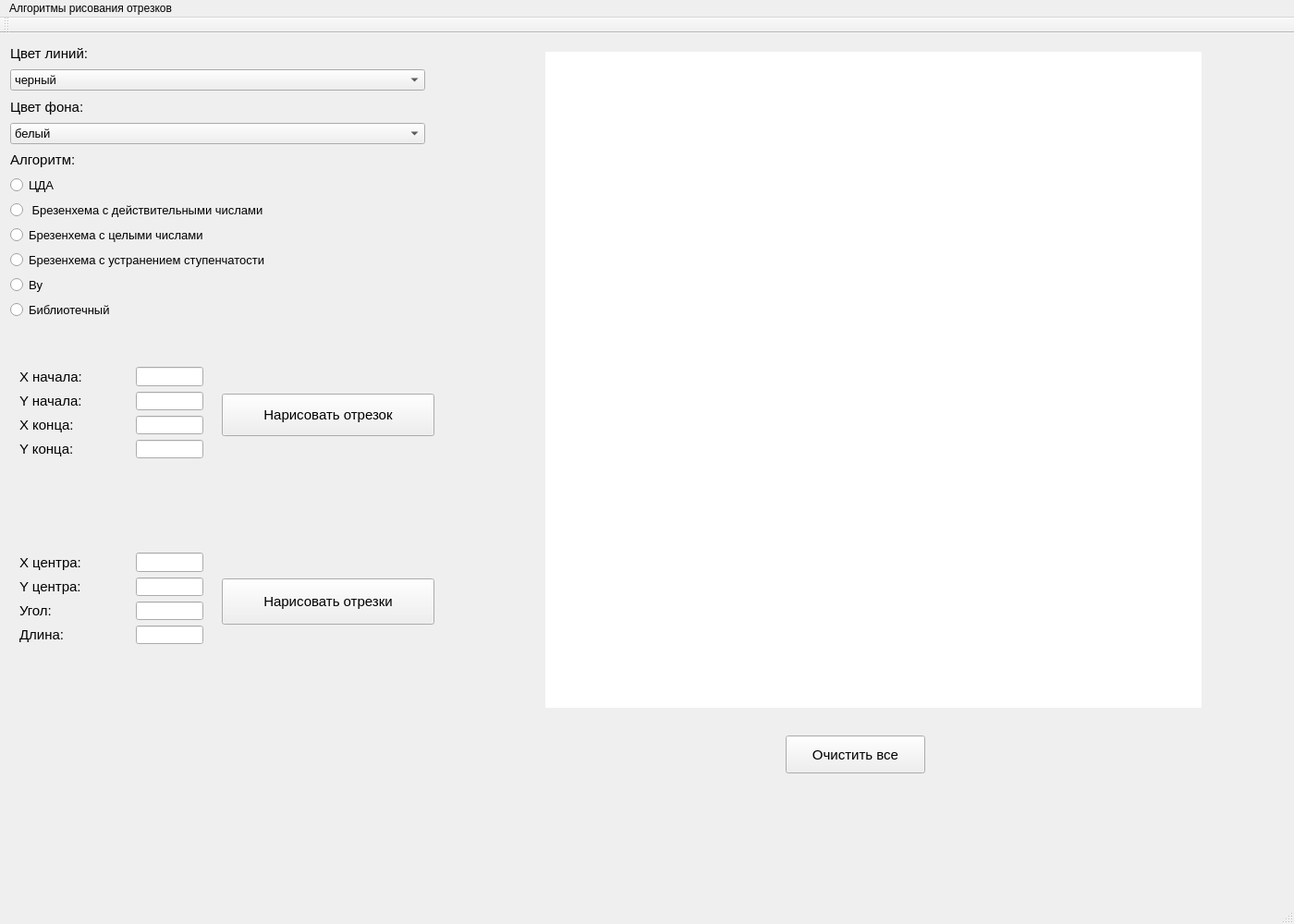
<?xml version="1.0" encoding="UTF-8"?>
<ui version="4.0">
 <class>MainWindow</class>
 <widget class="QMainWindow" name="MainWindow">
  <property name="geometry">
   <rect>
    <x>0</x>
    <y>0</y>
    <width>1400</width>
    <height>1000</height>
   </rect>
  </property>
  <property name="windowTitle">
   <string>MainWindow</string>
  </property>
  <widget class="QWidget" name="centralWidget">
   <widget class="QWidget" name="layoutWidget">
    <property name="geometry">
     <rect>
      <x>0</x>
      <y>0</y>
      <width>471</width>
      <height>321</height>
     </rect>
    </property>
    <layout class="QVBoxLayout" name="verticalLayout">
     <item>
      <widget class="QLabel" name="LinesColourLabel">
       <property name="font">
        <font>
         <family>Arial</family>
         <pointsize>11</pointsize>
        </font>
       </property>
       <property name="text">
        <string>Цвет линий:</string>
       </property>
      </widget>
     </item>
     <item>
      <widget class="QComboBox" name="LinesColourcomboBox">
       <property name="font">
        <font>
         <family>Arial</family>
         <pointsize>10</pointsize>
        </font>
       </property>
       <item>
        <property name="text">
         <string>черный</string>
        </property>
       </item>
       <item>
        <property name="text">
         <string>белый</string>
        </property>
       </item>
       <item>
        <property name="text">
         <string>желтый</string>
        </property>
       </item>
       <item>
        <property name="text">
         <string>красный</string>
        </property>
       </item>
       <item>
        <property name="text">
         <string>зеленый</string>
        </property>
       </item>
       <item>
        <property name="text">
         <string>синий</string>
        </property>
       </item>
      </widget>
     </item>
     <item>
      <widget class="QLabel" name="BackgroundColorLabel">
       <property name="font">
        <font>
         <family>Arial</family>
         <pointsize>11</pointsize>
        </font>
       </property>
       <property name="text">
        <string>Цвет фона:</string>
       </property>
      </widget>
     </item>
     <item>
      <widget class="QComboBox" name="BackgroundColourcomboBox">
       <property name="font">
        <font>
         <family>Arial</family>
         <pointsize>10</pointsize>
        </font>
       </property>
       <item>
        <property name="text">
         <string>белый</string>
        </property>
       </item>
       <item>
        <property name="text">
         <string>черный</string>
        </property>
       </item>
       <item>
        <property name="text">
         <string>желтый</string>
        </property>
       </item>
       <item>
        <property name="text">
         <string>красный</string>
        </property>
       </item>
       <item>
        <property name="text">
         <string>синий</string>
        </property>
       </item>
       <item>
        <property name="text">
         <string>зеленый</string>
        </property>
       </item>
      </widget>
     </item>
     <item>
      <widget class="QLabel" name="label">
       <property name="font">
        <font>
         <family>Arial</family>
         <pointsize>11</pointsize>
        </font>
       </property>
       <property name="text">
        <string>Алгоритм:</string>
       </property>
      </widget>
     </item>
     <item>
      <widget class="QRadioButton" name="radioButton_cda">
       <property name="font">
        <font>
         <family>Arial</family>
         <pointsize>10</pointsize>
        </font>
       </property>
       <property name="text">
        <string>ЦДА</string>
       </property>
      </widget>
     </item>
     <item>
      <widget class="QRadioButton" name="radioButton_brfloat">
       <property name="enabled">
        <bool>true</bool>
       </property>
       <property name="font">
        <font>
         <family>Arial</family>
         <pointsize>10</pointsize>
        </font>
       </property>
       <property name="text">
        <string> Брезенхема с действительными числами</string>
       </property>
      </widget>
     </item>
     <item>
      <widget class="QRadioButton" name="radioButton_brint">
       <property name="font">
        <font>
         <family>Arial</family>
         <pointsize>10</pointsize>
        </font>
       </property>
       <property name="text">
        <string>Брезенхема с целыми числами</string>
       </property>
      </widget>
     </item>
     <item>
      <widget class="QRadioButton" name="radioButton_brstep">
       <property name="font">
        <font>
         <family>Arial</family>
         <pointsize>10</pointsize>
        </font>
       </property>
       <property name="text">
        <string>Брезенхема с устранением ступенчатости</string>
       </property>
      </widget>
     </item>
     <item>
      <widget class="QRadioButton" name="radioButton_vu">
       <property name="font">
        <font>
         <family>Arial</family>
         <pointsize>10</pointsize>
        </font>
       </property>
       <property name="text">
        <string>Ву</string>
       </property>
      </widget>
     </item>
     <item>
      <widget class="QRadioButton" name="radioButton_dll">
       <property name="font">
        <font>
         <family>Arial</family>
         <pointsize>10</pointsize>
        </font>
       </property>
       <property name="text">
        <string>Библиотечный</string>
       </property>
      </widget>
     </item>
    </layout>
   </widget>
   <widget class="QPushButton" name="pushButton_drawone">
    <property name="geometry">
     <rect>
      <x>240</x>
      <y>390</y>
      <width>230</width>
      <height>46</height>
     </rect>
    </property>
    <property name="font">
     <font>
      <family>Arial</family>
      <pointsize>11</pointsize>
     </font>
    </property>
    <property name="text">
     <string>Нарисовать отрезок</string>
    </property>
   </widget>
   <widget class="QPushButton" name="pushButton_drawmany">
    <property name="geometry">
     <rect>
      <x>240</x>
      <y>590</y>
      <width>230</width>
      <height>50</height>
     </rect>
    </property>
    <property name="font">
     <font>
      <family>Arial</family>
      <pointsize>11</pointsize>
     </font>
    </property>
    <property name="text">
     <string>Нарисовать отрезки</string>
    </property>
   </widget>
   <widget class="QWidget" name="layoutWidget">
    <property name="geometry">
     <rect>
      <x>10</x>
      <y>350</y>
      <width>221</width>
      <height>121</height>
     </rect>
    </property>
    <layout class="QGridLayout" name="gridLayout" columnstretch="8,5">
     <property name="horizontalSpacing">
      <number>8</number>
     </property>
     <item row="0" column="0">
      <widget class="QLabel" name="label_2">
       <property name="font">
        <font>
         <family>Arial</family>
         <pointsize>11</pointsize>
         <weight>50</weight>
         <bold>false</bold>
        </font>
       </property>
       <property name="text">
        <string>Х начала:</string>
       </property>
      </widget>
     </item>
     <item row="0" column="1">
      <widget class="QLineEdit" name="lineEdit_xbeg">
       <property name="font">
        <font>
         <family>Arial</family>
         <pointsize>11</pointsize>
        </font>
       </property>
      </widget>
     </item>
     <item row="1" column="0">
      <widget class="QLabel" name="label_3">
       <property name="font">
        <font>
         <family>Arial</family>
         <pointsize>11</pointsize>
        </font>
       </property>
       <property name="text">
        <string>Y начала:</string>
       </property>
      </widget>
     </item>
     <item row="1" column="1">
      <widget class="QLineEdit" name="lineEdit_ybeg">
       <property name="font">
        <font>
         <family>Arial</family>
         <pointsize>11</pointsize>
        </font>
       </property>
      </widget>
     </item>
     <item row="2" column="0">
      <widget class="QLabel" name="label_4">
       <property name="font">
        <font>
         <family>Arial</family>
         <pointsize>11</pointsize>
         <weight>50</weight>
         <bold>false</bold>
        </font>
       </property>
       <property name="text">
        <string>Х конца:</string>
       </property>
      </widget>
     </item>
     <item row="2" column="1">
      <widget class="QLineEdit" name="lineEdit_xend">
       <property name="font">
        <font>
         <family>Arial</family>
         <pointsize>11</pointsize>
        </font>
       </property>
      </widget>
     </item>
     <item row="3" column="0">
      <widget class="QLabel" name="label_5">
       <property name="font">
        <font>
         <family>Arial</family>
         <pointsize>11</pointsize>
        </font>
       </property>
       <property name="text">
        <string>Y конца:</string>
       </property>
      </widget>
     </item>
     <item row="3" column="1">
      <widget class="QLineEdit" name="lineEdit_yend">
       <property name="font">
        <font>
         <family>Arial</family>
         <pointsize>11</pointsize>
        </font>
       </property>
      </widget>
     </item>
    </layout>
   </widget>
   <widget class="QWidget" name="layoutWidget">
    <property name="geometry">
     <rect>
      <x>10</x>
      <y>551</y>
      <width>221</width>
      <height>121</height>
     </rect>
    </property>
    <layout class="QGridLayout" name="gridLayout_2" columnstretch="8,5">
     <property name="horizontalSpacing">
      <number>8</number>
     </property>
     <item row="0" column="0">
      <widget class="QLabel" name="label_7">
       <property name="font">
        <font>
         <family>Arial</family>
         <pointsize>11</pointsize>
         <weight>50</weight>
         <bold>false</bold>
        </font>
       </property>
       <property name="text">
        <string>Х центра:</string>
       </property>
      </widget>
     </item>
     <item row="0" column="1">
      <widget class="QLineEdit" name="lineEdit_xc">
       <property name="font">
        <font>
         <family>Arial</family>
         <pointsize>11</pointsize>
        </font>
       </property>
      </widget>
     </item>
     <item row="1" column="0">
      <widget class="QLabel" name="label_6">
       <property name="font">
        <font>
         <family>Arial</family>
         <pointsize>11</pointsize>
        </font>
       </property>
       <property name="text">
        <string>Y центра:</string>
       </property>
      </widget>
     </item>
     <item row="1" column="1">
      <widget class="QLineEdit" name="lineEdit_yc">
       <property name="font">
        <font>
         <family>Arial</family>
         <pointsize>11</pointsize>
        </font>
       </property>
      </widget>
     </item>
     <item row="2" column="0">
      <widget class="QLabel" name="label_8">
       <property name="font">
        <font>
         <family>Arial</family>
         <pointsize>11</pointsize>
         <weight>50</weight>
         <bold>false</bold>
        </font>
       </property>
       <property name="text">
        <string>Угол:</string>
       </property>
      </widget>
     </item>
     <item row="2" column="1">
      <widget class="QLineEdit" name="lineEdit_angle">
       <property name="font">
        <font>
         <family>Arial</family>
         <pointsize>11</pointsize>
        </font>
       </property>
      </widget>
     </item>
     <item row="3" column="0">
      <widget class="QLabel" name="label_9">
       <property name="font">
        <font>
         <family>Arial</family>
         <pointsize>11</pointsize>
         <weight>50</weight>
         <bold>false</bold>
        </font>
       </property>
       <property name="text">
        <string>Длина:</string>
       </property>
      </widget>
     </item>
     <item row="3" column="1">
      <widget class="QLineEdit" name="lineEdit_len">
       <property name="font">
        <font>
         <family>Arial</family>
         <pointsize>11</pointsize>
        </font>
       </property>
      </widget>
     </item>
    </layout>
   </widget>
   <widget class="QPushButton" name="pushButton_clean">
    <property name="geometry">
     <rect>
      <x>850</x>
      <y>760</y>
      <width>151</width>
      <height>41</height>
     </rect>
    </property>
    <property name="font">
     <font>
      <family>Arial</family>
      <pointsize>11</pointsize>
     </font>
    </property>
    <property name="text">
     <string>Очистить все</string>
    </property>
   </widget>
   <widget class="QLabel" name="draw_label">
    <property name="enabled">
     <bool>true</bool>
    </property>
    <property name="geometry">
     <rect>
      <x>590</x>
      <y>20</y>
      <width>710</width>
      <height>710</height>
     </rect>
    </property>
    <property name="styleSheet">
     <string notr="true">background-color: rgb(255, 255, 255);</string>
    </property>
    <property name="text">
     <string/>
    </property>
   </widget>
  </widget>
  <widget class="QMenuBar" name="menuBar">
   <property name="geometry">
    <rect>
     <x>0</x>
     <y>0</y>
     <width>1400</width>
     <height>17</height>
    </rect>
   </property>
   <widget class="QMenu" name="menu">
    <property name="title">
     <string>Алгоритмы рисования отрезков</string>
    </property>
   </widget>
   <addaction name="menu"/>
  </widget>
  <widget class="QToolBar" name="mainToolBar">
   <attribute name="toolBarArea">
    <enum>TopToolBarArea</enum>
   </attribute>
   <attribute name="toolBarBreak">
    <bool>false</bool>
   </attribute>
  </widget>
  <widget class="QStatusBar" name="statusBar"/>
 </widget>
 <layoutdefault spacing="6" margin="11"/>
 <resources/>
 <connections/>
</ui>
